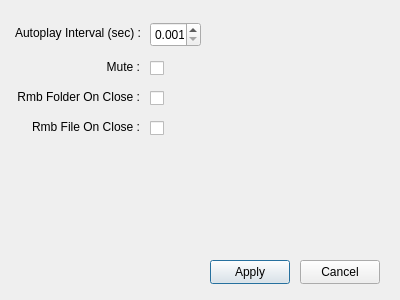
<?xml version="1.0" encoding="UTF-8"?>
<ui version="4.0">
 <class>SettingsWindow</class>
 <widget class="QDialog" name="SettingsWindow">
  <property name="geometry">
   <rect>
    <x>0</x>
    <y>0</y>
    <width>400</width>
    <height>300</height>
   </rect>
  </property>
  <property name="windowTitle">
   <string>Dialog</string>
  </property>
  <widget class="QPushButton" name="btnApply">
   <property name="geometry">
    <rect>
     <x>210</x>
     <y>260</y>
     <width>80</width>
     <height>24</height>
    </rect>
   </property>
   <property name="text">
    <string>Apply</string>
   </property>
  </widget>
  <widget class="QPushButton" name="btnCancel">
   <property name="geometry">
    <rect>
     <x>300</x>
     <y>260</y>
     <width>80</width>
     <height>24</height>
    </rect>
   </property>
   <property name="text">
    <string>Cancel</string>
   </property>
  </widget>
  <widget class="QLabel" name="lblAutoplayInterval">
   <property name="geometry">
    <rect>
     <x>10</x>
     <y>23</y>
     <width>131</width>
     <height>20</height>
    </rect>
   </property>
   <property name="text">
    <string>Autoplay Interval (sec) :</string>
   </property>
   <property name="alignment">
    <set>Qt::AlignmentFlag::AlignRight|Qt::AlignmentFlag::AlignTrailing|Qt::AlignmentFlag::AlignVCenter</set>
   </property>
  </widget>
  <widget class="QDoubleSpinBox" name="inpAutoplayInterval">
   <property name="geometry">
    <rect>
     <x>150</x>
     <y>22</y>
     <width>51</width>
     <height>25</height>
    </rect>
   </property>
   <property name="suffix">
    <string/>
   </property>
   <property name="decimals">
    <number>3</number>
   </property>
   <property name="minimum">
    <double>0.001000000000000</double>
   </property>
   <property name="maximum">
    <double>86400.000000000000000</double>
   </property>
   <property name="value">
    <double>0.001000000000000</double>
   </property>
  </widget>
  <widget class="QLabel" name="lblMute">
   <property name="geometry">
    <rect>
     <x>99</x>
     <y>57</y>
     <width>41</width>
     <height>20</height>
    </rect>
   </property>
   <property name="frameShape">
    <enum>QFrame::Shape::NoFrame</enum>
   </property>
   <property name="lineWidth">
    <number>0</number>
   </property>
   <property name="text">
    <string>Mute :</string>
   </property>
   <property name="alignment">
    <set>Qt::AlignmentFlag::AlignRight|Qt::AlignmentFlag::AlignTrailing|Qt::AlignmentFlag::AlignVCenter</set>
   </property>
  </widget>
  <widget class="QCheckBox" name="chkMute">
   <property name="geometry">
    <rect>
     <x>150</x>
     <y>57</y>
     <width>16</width>
     <height>22</height>
    </rect>
   </property>
   <property name="text">
    <string/>
   </property>
   <property name="checked">
    <bool>false</bool>
   </property>
  </widget>
  <widget class="QCheckBox" name="chkRmbFolder">
   <property name="geometry">
    <rect>
     <x>150</x>
     <y>87</y>
     <width>16</width>
     <height>22</height>
    </rect>
   </property>
   <property name="text">
    <string/>
   </property>
   <property name="checked">
    <bool>false</bool>
   </property>
  </widget>
  <widget class="QLabel" name="lblRmbFolder">
   <property name="geometry">
    <rect>
     <x>-1</x>
     <y>87</y>
     <width>141</width>
     <height>20</height>
    </rect>
   </property>
   <property name="frameShape">
    <enum>QFrame::Shape::NoFrame</enum>
   </property>
   <property name="lineWidth">
    <number>0</number>
   </property>
   <property name="text">
    <string>Rmb Folder On Close :</string>
   </property>
   <property name="alignment">
    <set>Qt::AlignmentFlag::AlignRight|Qt::AlignmentFlag::AlignTrailing|Qt::AlignmentFlag::AlignVCenter</set>
   </property>
  </widget>
  <widget class="QCheckBox" name="chkRmbFile">
   <property name="geometry">
    <rect>
     <x>150</x>
     <y>117</y>
     <width>16</width>
     <height>22</height>
    </rect>
   </property>
   <property name="text">
    <string/>
   </property>
   <property name="checked">
    <bool>false</bool>
   </property>
  </widget>
  <widget class="QLabel" name="lblRmbFile">
   <property name="geometry">
    <rect>
     <x>-1</x>
     <y>117</y>
     <width>141</width>
     <height>20</height>
    </rect>
   </property>
   <property name="frameShape">
    <enum>QFrame::Shape::NoFrame</enum>
   </property>
   <property name="lineWidth">
    <number>0</number>
   </property>
   <property name="text">
    <string>Rmb File On Close :</string>
   </property>
   <property name="alignment">
    <set>Qt::AlignmentFlag::AlignRight|Qt::AlignmentFlag::AlignTrailing|Qt::AlignmentFlag::AlignVCenter</set>
   </property>
  </widget>
 </widget>
 <resources/>
 <connections/>
</ui>
